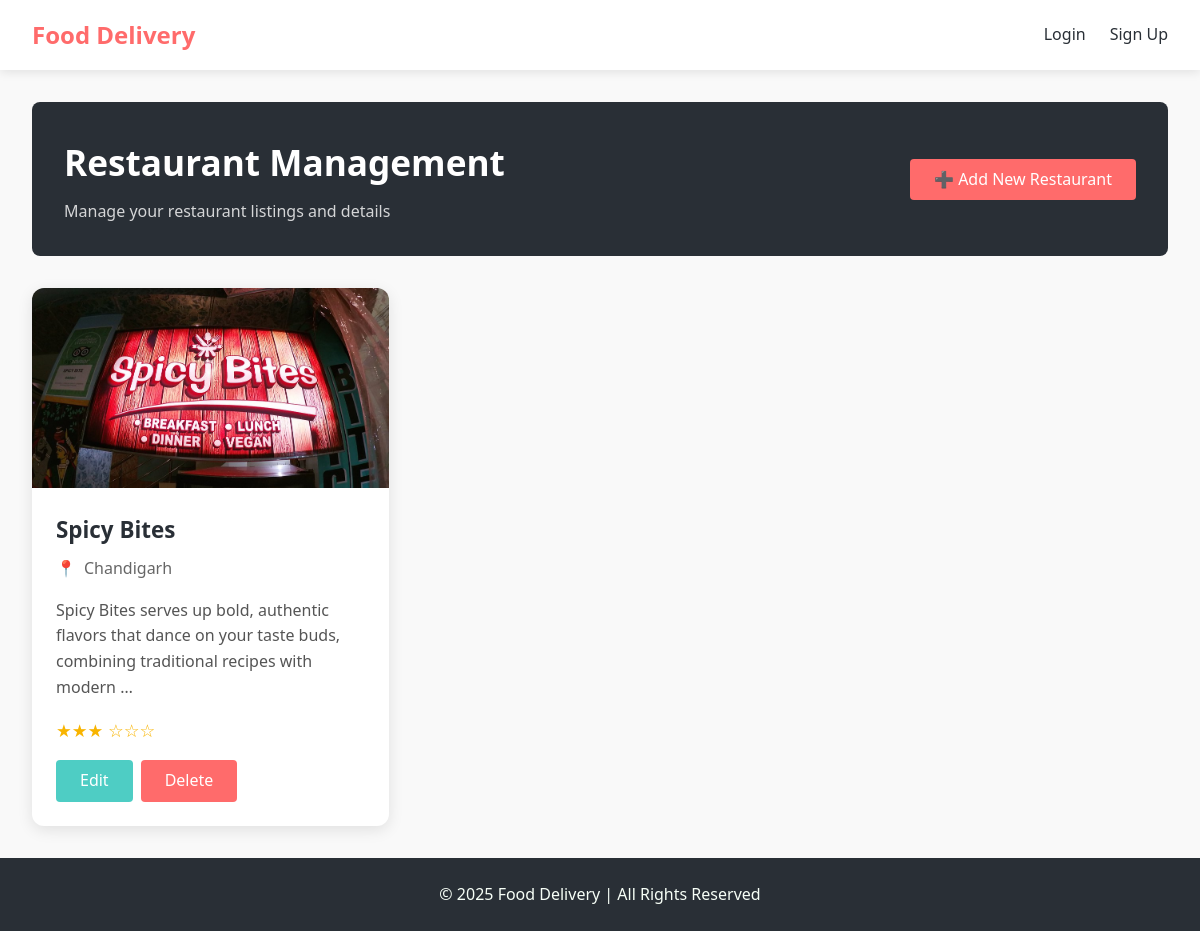
Page /restaurant-management/ on the committed database.
### orders/models.py (models this page shows, shortened)
class Restaurant(models.Model):
    name = models.CharField(max_length=200)
    location = models.CharField(max_length=200)
    description = models.TextField(blank=True)
    delivery_time = models.CharField(max_length=50, blank=True, null=True)
    image_url = models.URLField(blank=True, null=True)
    is_active = models.BooleanField(default=True)
    created_at = models.DateTimeField(auto_now_add=True)
    updated_at = models.DateTimeField(auto_now=True)

### restaurantmgmt/models.py (models this page shows, shortened)
class RestaurantManagement(models.Model):
    RATING_CHOICES = [
        (1, '★☆☆☆☆'),
        (2, '★★☆☆☆'),
        (3, '★★★☆☆'),
        (4, '★★★★☆'),
        (5, '★★★★★'),
    ]
    restaurant = models.OneToOneField(Restaurant, on_delete=models.CASCADE, related_name='management')
    description = models.TextField()
    image = models.ImageField(upload_to='restaurants/')
    rating = models.IntegerField(choices=RATING_CHOICES, default=3)
    created_by = models.ForeignKey(User, on_delete=models.CASCADE)
    created_at = models.DateTimeField(auto_now_add=True)

### restaurantmgmt/views.py (the view)
# urls.py: path('', RestaurantListView.as_view(), name='list'),
class RestaurantListView(ListView):
    model = Restaurant
    template_name = 'restaurantmgmt/list.html'
    context_object_name = 'restaurants'

### restaurantmgmt/templates/restaurantmgmt/list.html (shortened to what this page needs)
{% extends 'restaurantmgmt/base.html' %}
{% block content %}
<div class="restaurant-header">
    <div>
        <h1>Restaurant Management</h1>
        <p>Manage your restaurant listings and details</p>
    </div>
    <a href="{% url 'restaurantmgmt:create' %}" class="btn btn-primary">
        <span>➕</span> Add New Restaurant
    </a>
</div>
{% if restaurants %}
<div class="restaurant-grid">
    {% for restaurant in restaurants %}
    <div class="restaurant-card">
        <div class="restaurant-image">
            {% if restaurant.management.image %}
                <img src="{{ restaurant.management.image.url }}" alt="{{ restaurant.name }}">
            {% else %}
                <div style="height: 100%; background-color: #eee; display: flex; align-items: center; justify-content: center;">
                    <span style="color: #999;">No image available</span>
                </div>
            {% endif %}
        </div>
        <div class="restaurant-details">
            <h2 class="restaurant-name">{{ restaurant.name }}</h2>
            <div class="restaurant-location">{{ restaurant.location }}</div>
            {% if restaurant.management %}
            <p class="restaurant-description">{{ restaurant.management.description|truncatechars:120 }}</p>
            <div class="restaurant-rating">
                {% with ''|center:restaurant.management.rating as stars %}
                {% for _ in stars %}★{% endfor %}
                {% endwith %}
                {% with ''|center:5|slice:restaurant.management.rating as empty_stars %}
                {% for _ in empty_stars %}☆{% endfor %}
                {% endwith %}
            </div>
            {% else %}
            <p class="restaurant-description">No additional details available.</p>
            {% endif %}
            <div class="card-actions">
                <a href="{% url 'restaurantmgmt:update' restaurant.pk %}" class="btn btn-edit">Edit</a>
                <a href="{% url 'restaurantmgmt:delete' restaurant.pk %}" class="btn btn-delete">Delete</a>
            </div>
        </div>
    </div>
    {% endfor %}
</div>
{% endif %}
{% endblock %}

### orders/templates/orders/base.html (style rules this page uses)
:root { --primary-color: #ff6b6b; --secondary-color: #4ecdc4; --dark-color: #292f36; --light-color: #f7fff7; --danger-color: #ff6b6b; --success-color: #6bff84; --warning-color: #ffb347; --info-color: #4ecdc4; }
* { margin: 0; padding: 0; box-sizing: border-box; }
body { font-family: 'Segoe UI', Tahoma, Geneva, Verdana, sans-serif; line-height: 1.6; color: var(--dark-color); background-color: #f9f9f9; min-height: 100vh; display: flex; flex-direction: column; }
a { text-decoration: none; color: var(--primary-color); }
.btn { display: inline-block; padding: 0.5rem 1.5rem; border: none; border-radius: 4px; cursor: pointer; font-weight: 500; transition: all 0.3s; text-align: center; }
.btn-primary { background-color: var(--primary-color); color: white; }

### restaurantmgmt/templates/restaurantmgmt/base.html (style rules this page uses)
.restaurant-header { background-color: var(--dark-color); color: white; padding: 2rem; border-radius: 8px; margin-bottom: 2rem; display: flex; justify-content: space-between; align-items: center; }
.restaurant-header h1 { margin: 0; font-size: 2.2rem; }
.restaurant-header p { margin-top: 0.5rem; opacity: 0.8; }
.restaurant-grid { display: grid; grid-template-columns: repeat(auto-fill, minmax(320px, 1fr)); gap: 2rem; }
.restaurant-card { background-color: white; border-radius: 12px; overflow: hidden; box-shadow: 0 4px 15px rgba(0, 0, 0, 0.1); transition: transform 0.3s, box-shadow 0.3s; display: flex; flex-direction: column; }
.restaurant-image { height: 200px; overflow: hidden; }
.restaurant-image img { width: 100%; height: 100%; object-fit: cover; transition: transform 0.5s; }
.restaurant-details { padding: 1.5rem; flex-grow: 1; display: flex; flex-direction: column; }
.restaurant-name { font-size: 1.4rem; margin-bottom: 0.5rem; color: var(--dark-color); }
.restaurant-location { color: #666; margin-bottom: 1rem; display: flex; align-items: center; }
.restaurant-location::before { content: "📍"; margin-right: 0.5rem; }
.restaurant-description { color: #555; margin-bottom: 1rem; flex-grow: 1; }
.restaurant-rating { color: #f8b400; font-size: 1.1rem; margin-bottom: 1rem; }
.card-actions { display: flex; gap: 0.5rem; margin-top: auto; }
.btn-edit { background-color: var(--info-color); color: white; }
.btn-delete { background-color: var(--danger-color); color: white; }

### rows in the picture
Restaurant: management.image (picture), name "Spicy Bites", location "Chandigarh", management.description "Spicy Bites serves up bold, authentic flavors that dance on your taste buds, combining traditional recipes with modern …"
